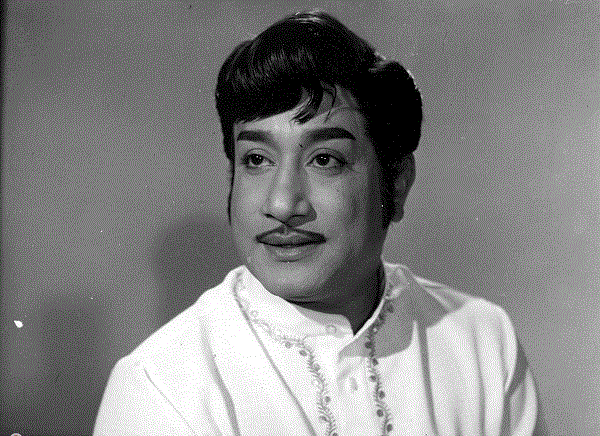
#> input picture Face-Recognition-master/ocv/images_db/sivaji.1.png, 600 x 436 px, given in place of the camera
$ python -i Recognizer.py   (imports and definitions only)
#> lines starting #> are read from the running program, lines starting #| are printed output that depends on the picture; after the words box and inside, x2 and y2 are one past the last pixel; in counts of white or black regions, pixels touching at a corner belong together
import cv2, os, sys, pickle
import numpy as np
from PIL import Image
from configs import *

testImage = sys.argv[1]

faceCascade = cv2.CascadeClassifier(cascadePath)
profileCascade = cv2.CascadeClassifier(cascadePath2)

recognizer = cv2.face.LBPHFaceRecognizer_create()
#can also use createEigenFaceRecognizer() or createFisherFaceRecognizer() or createLBPHFaceRecognizer()
#Read http://docs.opencv.org/2.4/modules/contrib/doc/facerec/facerec_tutorial.html to understand ML behind


def predictFacesFromPhoto(image):
	#TODO: Similarly, recognize left and right faces
	img_gray = Image.open(image).convert('L')
	img = np.array(img_gray, 'uint8')
	face = faceCascade.detectMultiScale(img, scaleFactor, minNeighbors, cascadeFlags, minSize)
	for (x, y, w, h) in face:
		name_predicted, confidence = recognizer.predict(cv2.resize(img[y: y + h, x: x + w], face_resolution))

		print("It is predicted as "+str(name_predicted)+" with confidence"+str(confidence))
		#cv2.imshow("Scanned Face", img[y: y+h, x: x+w])
		#cv2.waitKey(1000)
####################

def predictFacesFromWebcam(label2name_map):

	#http://docs.opencv.org/2.4/modules/highgui/doc/reading_and_writing_images_and_video.html#videocapture-get
#> called with label2name_map = 'images_db/sivaji.1.png'
	video_capture = cv2.VideoCapture(0)
	frame_width = video_capture.get(3)
	frame_height = video_capture.get(4)

	while True:

		#Get a frame & Convert to grayscale
		ret, frame = video_capture.read()
#> frame is the input picture: shape (436, 600, 3); mean B, G, R 130.2, 130.2, 130.2
		gray = cv2.cvtColor(frame, cv2.COLOR_BGR2GRAY)

        ##Phase 1: FACE DETECTION
		#to detect frontal face, left&right side faces
		faces = faceCascade.detectMultiScale(gray, scaleFactor, minNeighbors, cascadeFlags, minSize)
#> faces = [[187, 77, 210, 210]]
		sidefaces_left = profileCascade.detectMultiScale(gray, scaleFactor, minNeighbors, cascadeFlags, minSize)
#> sidefaces_left = ()
		sidefaces_right = profileCascade.detectMultiScale(np.fliplr(gray), scaleFactor, minNeighbors, cascadeFlags, minSize)
#> sidefaces_right = ()

        ##Phase 2: FACE RECOGNITION
		#Predict all detected faces to the list
		#The below commented lines checks if faces overlap to avoid recognizing & drawing rectangle around same face twice
		#I commented them since they seem to be unnecessary processing overhead, and works cool without them..
		for (x, y, w, h) in faces:
			# [22 lines of commented-out code are left out]

			cv2.rectangle(frame, (x, y), (x+w, y+h), (0, 255, 0), 2)
			name_predicted, confidence = recognizer.predict(cv2.resize(gray[y: y + h, x: x + w], face_resolution))

			if(name_predicted!=0 and confidence<confidence_threshold):
				print("It is predicted as "+label2name_map[name_predicted]+" with confidence "+str(confidence))
				cv2.putText(frame, label2name_map[name_predicted]+":"+str(confidence), (x+w,y+h), cv2.FONT_HERSHEY_SIMPLEX, 0.7, (0,0,255))
#> this loop made 1 pass
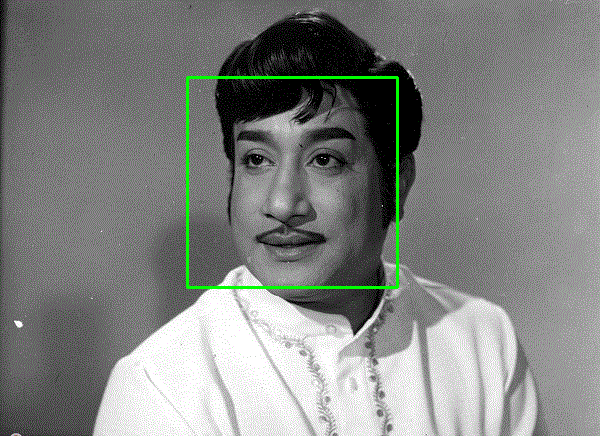
#> frame: shape (436, 600, 3); 0.96% of pixels changed, all inside (x1, y1, x2, y2) = (186, 76, 399, 289)


		for (x, y, w, h) in sidefaces_left:
			# [10 lines of commented-out code are left out]

			cv2.rectangle(frame, (x, y), (x+w, y+h), (0, 255, 0), 2)
			name_predicted, confidence = recognizer.predict(cv2.resize(gray[y: y + h, x: x + w], face_resolution))

			if(name_predicted!=0 and confidence<confidence_threshold):
				print("LSF is predicted as "+label2name_map[name_predicted]+" with confidence "+str(confidence))
				cv2.putText(frame, label2name_map[name_predicted]+":"+str(confidence), (x+w,y+h), cv2.FONT_HERSHEY_SIMPLEX, 0.7, (0,0,255))

		for (X, y, w, h) in sidefaces_right:
			x = int(frame_width-(X+w))
			# [10 lines of commented-out code are left out]

			cv2.rectangle(frame, (x, y), (x+w, y+h), (0, 255, 0), 2)
			name_predicted, confidence = recognizer.predict(cv2.resize(gray[y: y + h, x: x+w], face_resolution))

			if(name_predicted!=0 and confidence<confidence_threshold):
				print("RSF is predicted as "+label2name_map[name_predicted]+" with confidence "+str(confidence))
				cv2.putText(frame, label2name_map[name_predicted]+":"+str(confidence), (x+w,y+h), cv2.FONT_HERSHEY_SIMPLEX, 0.7, (0,0,255))


		cv2.imshow('Video', frame)

		if cv2.waitKey(1) & 0xFF == ord('q'):
			print("\nQuitting")
			break

	video_capture.release()
	cv2.destroyAllWindows()


####_MAIN_####


# [13 lines not run here, left out]

#> (the run stopped early here; a loop or call above may not have finished)
